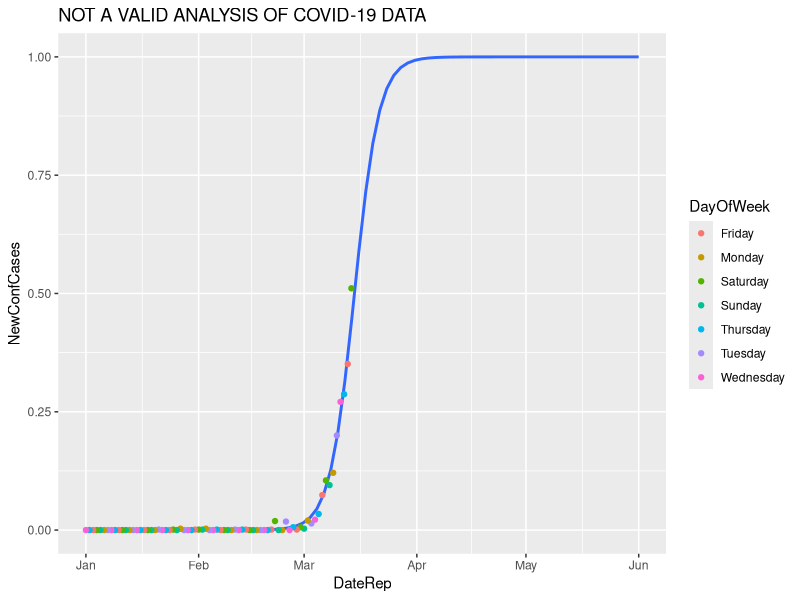

Generate this figure with R:
## ---- chunk 1
library(tidyverse)
corona <- read_csv("COVID-19-geographic-disbtribution-worldwide-2020-03-14_1.csv")
corona <- corona %>%
  filter(CountryExp == "United States of America")
corona
corona$DateRep <- as.Date(corona$DateRep, format="%m/%d/%Y")
corona$DayOfWeek <- weekdays(corona$DateRep)
corona$NewConfCases = corona$NewConfCases/1000

#NOT A VALID ANALYSIS OF DATA
corona %>%
  ggplot(aes(x=DateRep, y=NewConfCases)) +
  ggtitle("NOT A VALID ANALYSIS OF COVID-19 DATA") + 
  stat_smooth(method="glm", se=FALSE, fullrange=TRUE, method.args=list(family=binomial)) + 
  geom_point(aes(color=DayOfWeek)) + xlim(as.Date("01/01/2020", format="%m/%d/%Y"), as.Date("06/01/2020", format="%m/%d/%Y") )
